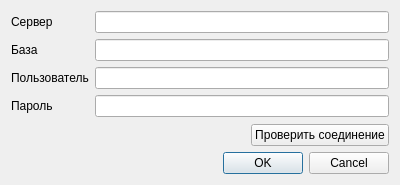
<?xml version="1.0" encoding="UTF-8"?>
<ui version="4.0">
 <class>dlgdbconnection</class>
 <widget class="QDialog" name="dlgdbconnection">
  <property name="geometry">
   <rect>
    <x>0</x>
    <y>0</y>
    <width>400</width>
    <height>185</height>
   </rect>
  </property>
  <property name="windowTitle">
   <string>Настройка соединения с БД</string>
  </property>
  <layout class="QVBoxLayout" name="verticalLayout">
   <item>
    <layout class="QFormLayout" name="formLayout">
     <item row="0" column="0">
      <widget class="QLabel" name="label">
       <property name="text">
        <string>Сервер</string>
       </property>
      </widget>
     </item>
     <item row="0" column="1">
      <widget class="QLineEdit" name="leServer"/>
     </item>
     <item row="1" column="0">
      <widget class="QLabel" name="label_2">
       <property name="text">
        <string>База</string>
       </property>
      </widget>
     </item>
     <item row="1" column="1">
      <widget class="QLineEdit" name="leBase"/>
     </item>
     <item row="2" column="0">
      <widget class="QLabel" name="label_3">
       <property name="text">
        <string>Пользователь</string>
       </property>
      </widget>
     </item>
     <item row="2" column="1">
      <widget class="QLineEdit" name="leUser"/>
     </item>
     <item row="3" column="0">
      <widget class="QLabel" name="label_4">
       <property name="text">
        <string>Пароль</string>
       </property>
      </widget>
     </item>
     <item row="3" column="1">
      <widget class="QLineEdit" name="lePass">
       <property name="maxLength">
        <number>30</number>
       </property>
       <property name="echoMode">
        <enum>QLineEdit::Password</enum>
       </property>
      </widget>
     </item>
    </layout>
   </item>
   <item>
    <layout class="QHBoxLayout" name="horizontalLayout">
     <item>
      <spacer name="horizontalSpacer">
       <property name="orientation">
        <enum>Qt::Horizontal</enum>
       </property>
       <property name="sizeHint" stdset="0">
        <size>
         <width>40</width>
         <height>20</height>
        </size>
       </property>
      </spacer>
     </item>
     <item>
      <widget class="QPushButton" name="btnCheckConnection">
       <property name="text">
        <string>Проверить соединение</string>
       </property>
       <property name="icon">
        <iconset resource="../icons.qrc">
         <normaloff>:/Icons/server-check-icon</normaloff>:/Icons/server-check-icon</iconset>
       </property>
       <property name="checkable">
        <bool>true</bool>
       </property>
       <property name="checked">
        <bool>false</bool>
       </property>
      </widget>
     </item>
    </layout>
   </item>
   <item>
    <widget class="QDialogButtonBox" name="buttonBox">
     <property name="orientation">
      <enum>Qt::Horizontal</enum>
     </property>
     <property name="standardButtons">
      <set>QDialogButtonBox::Cancel|QDialogButtonBox::Ok</set>
     </property>
    </widget>
   </item>
  </layout>
 </widget>
 <resources>
  <include location="../icons.qrc"/>
 </resources>
 <connections/>
</ui>
